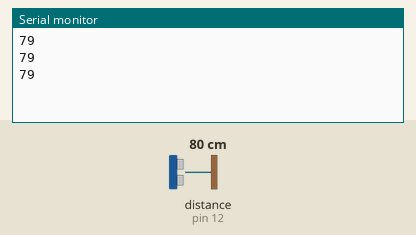
The sketch below on a simulated Arduino Uno, built with avr-gcc and run on an emulated ATmega328P. On the bench: the last lines printed to the serial monitor. Wiring (inferred from the names in the program): ultrasonic range finder: trigger pin 10; echo pin 12. The inputs (shaded band) are chosen by the test bench; at power-on: distance to the obstacle (sensor on pin 12) 80 cm. The echo pulse lasts 58.3 µs per cm.

Above: at 1.3 s.
1.4 s: distance to the obstacle (sensor on pin 12) set to 2 cm
At 1.9 s:
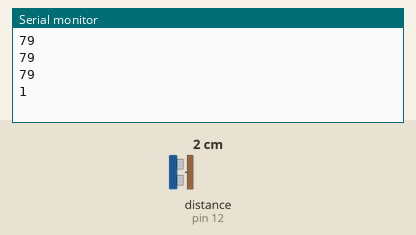
2.9 s: distance to the obstacle (sensor on pin 12) set to 4 cm
At 3.4 s:
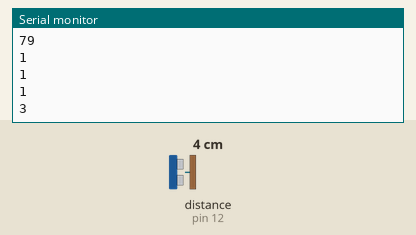
Timing chart, 0 to 5.9 s (numbered marks = the images above; inputs shaded):
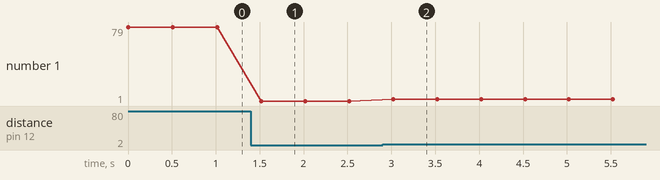

The sketch:

Ultrasonic_Distance_Basic.ino
```cpp
/*  Ultrasonic distance sensor HC-SR04 demo sketch
 *
 * This sketch calculates the distance between the HC-SR04 sensor and
 * an object directly infront of it.
 *
 *
 * This sketch was written for Arduino Step by Step by Peter Dalmaris.
 *
 * Components
 * ----------
 *  - Arduino Uno
 *  - HC-SR04 sensor
 *
 *  Libraries
 *  ---------
 *  - NONE
 *
 * Connections
 * -----------
 *  Break out    |    Arduino Uno
 *  -----------------------------
 *      VCC      |      5V
 *      GND      |      GND
 *      Echo     |      12
 *      Trig     |      13
 *
 *
 * Other information
 * -----------------
 *  For information on the ultrasonic transducer: https://en.wikipedia.org/wiki/Ultrasonic_transducer
 *  For information on ultrasounds: https://en.wikipedia.org/wiki/Ultrasound
 *  HC-SR04 datasheet: https://docs.google.com/document/d/1Y-yZnNhMYy7rwhAgyL_pfa39RsB-x2qR4vP8saG73rE
 *  Information about the pulseIn function: https://www.arduino.cc/en/Reference/PulseIn
 *
 *  Created on October 21 2016 by Peter Dalmaris
 *
 */


#define trigPin 10
#define echoPin 12

void setup() {
  Serial.begin (9600);
  pinMode(trigPin, OUTPUT);
  pinMode(echoPin, INPUT);
}

void loop() {
  long duration, distance;
  digitalWrite(trigPin, LOW);
  delayMicroseconds(2);
  digitalWrite(trigPin, HIGH);
  delayMicroseconds(10);
  digitalWrite(trigPin, LOW);
  duration = pulseIn(echoPin, HIGH);
  distance = (duration/2) / 29.1;

  if (distance >= 200 || distance <= 0){
    Serial.println("0");//ie out of range
  }
  else {
    Serial.println(distance);
  }
  delay(500);
}
```

Measured:
- after the input at 1.4 s, the serial monitor: prints a new line after 0.12 s (image 1)
- after the input at 2.9 s, the serial monitor: prints a new line after 0.12 s (image 2)
- plotted number 1: 79 → 1 after the input at 1.4 s, 1 → 3 after the input at 2.9 s
